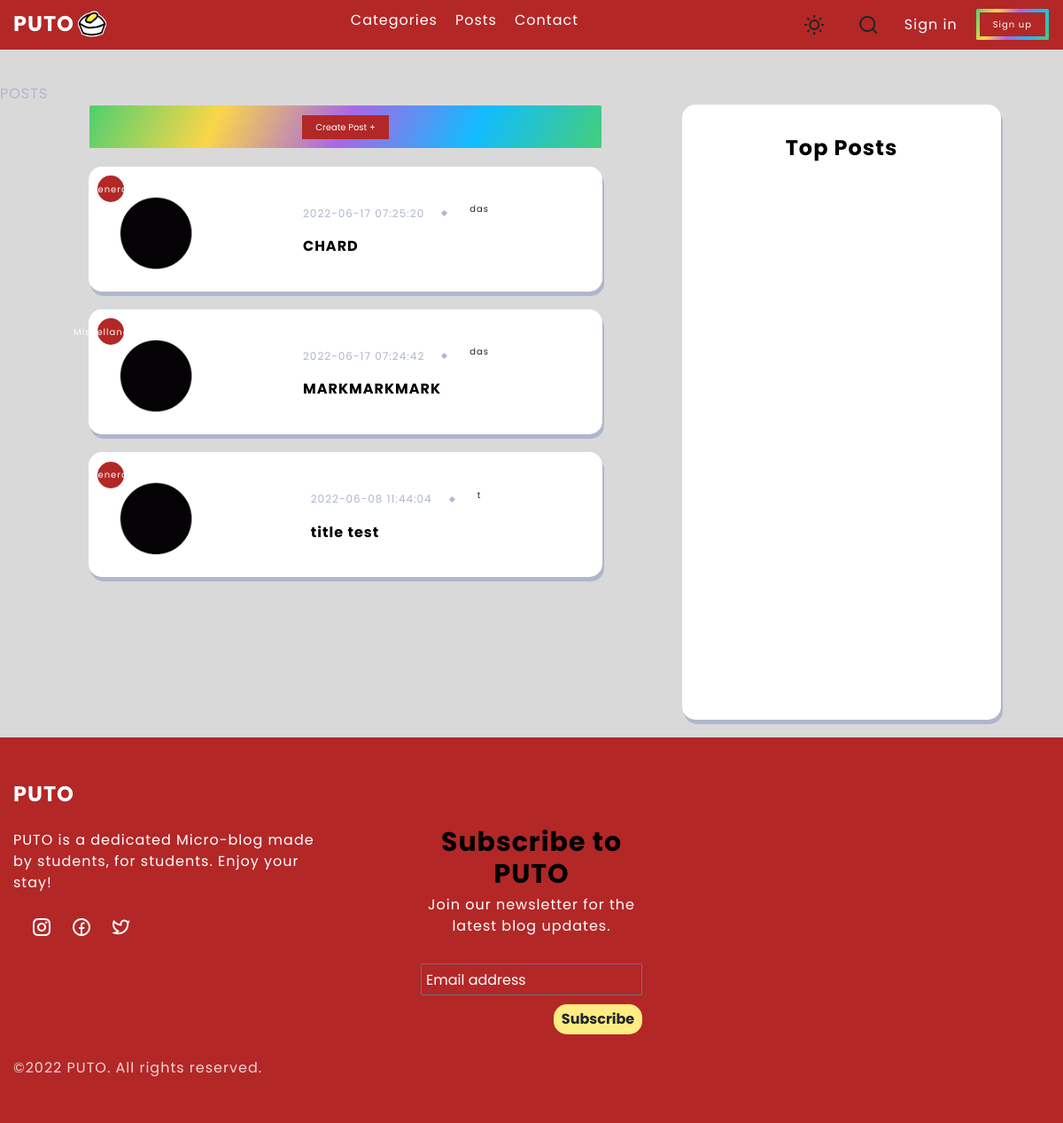
The page / on the database its author committed.
### tables this page shows
CREATE TABLE `posts` (
  `id` int(11) NOT NULL,
  `user_id` int(11) NOT NULL,
  `title` varchar(255) NOT NULL,
  `content` text NOT NULL,
  `created_at` timestamp NOT NULL DEFAULT current_timestamp(),
  `cat_id` int(255) NOT NULL
);

CREATE TABLE `categories` (
  `id` int(255) NOT NULL,
  `name` varchar(255) NOT NULL,
  `date` datetime NOT NULL DEFAULT current_timestamp()
);

CREATE TABLE `user` (
  `id` int(255) NOT NULL,
  `name` varchar(100) NOT NULL,
  `email` varchar(100) NOT NULL,
  `password` varchar(100) NOT NULL,
  `bio` varchar(255) NOT NULL DEFAULT 'Insert your bio here',
  `profile_picture` varchar(255) NOT NULL DEFAULT 'noimage.jpg',
  `code` varchar(6) NOT NULL
);

### application/controllers/Pages.php (called while the page is built, shortened)
<?php
class Pages extends CI_Controller {
	public function dashboard($page ='dashboard'){
        $data['posts'] = $this->posts_model->get_posts();
		$this->load->view('templates/header');
        $this->load->view('pages/'.$page, $data);
        $this->load->view('templates/footer');
	}
}

### index.php (called while the page is built, shortened)
<?php
require_once BASEPATH.'core/CodeIgniter.php';

### application/models/Posts_model.php (called while the page is built, shortened)
<?php
class Posts_model extends CI_Model{
    public function get_posts(){
        $this->db->select('posts.*, user.name, categories.name AS catname');
        $this->db->join('user', 'user.id = posts.user_id');
        $this->db->order_by('created_at', 'DESC');
        $this->db->join('categories', 'categories.id = posts.cat_id');
        $query = $this->db->get('posts');
        return $query->result_array();
    }
}

### application/views/pages/dashboard.php (the view, shortened to what this page needs)
<section class="featured-articles section section-header-offset">
<span>POSTS</span>
    <div class="featured-articles-container container d-grid">
        <div class="featured-content d-grid">
            <?php if(isset($_SESSION['user']['name'])):?>
                <button class="btn sign-up-btn fancy-border screen-sm-hidden " >
                    <a class="justify-content-center"href="<?php echo base_url('posts/create');?>" >
                        <span>Create Post + </span>
                    </a>
                </button>
            <?php else:?>
                <button data-bs-toggle="modal" data-bs-target="#InputModal" class="btn sign-up-btn fancy-border screen-sm-hidden" >
                <span>Create Post + </span>
                </button>
            <?php endif;?>
            <?php foreach ($posts as $post):?>
                <div class="trending-news-box">
                    <div class="trending-news-img-box">
                        <a class="trending-number place-items-center" href="<?php echo base_url('categories/postsbycat/'); ?><?php echo $post['cat_id']; ?>"> <?php echo $post['catname']?>
                        <a class="btn mb-3 px-2" href="<?php echo base_url('profile/viewprofile/'); ?><?php echo $post['user_id']; ?>"> <img src="./assets/images/featured/PROFILEPICPLACEHOLDER.png" alt="" class="article-image"></a>
                    </div>
                    <div class="trending-news-data">
                        <div class="article-data">
                            <span><?php echo $post['created_at'];?></span>
                            <span class="article-data-spacer"></span>
                            <span><a class="btn mb-3 px-2" href="<?php echo base_url('profile/viewprofile/'); ?><?php echo $post['user_id']; ?>"><?php echo $post['name'];?></a></span>
                        </div>
                        <a href="<?php echo base_url('post/'.$post['id']);?>"><h3 class="title article-title"><?php echo $post['title'];?></h3></a>
                    </div>
                </div>
            <?php endforeach;?>
        </div>
        <div class="sidebar d-grid">
            <h3 class="title featured-content-title">Top Posts</h3>
        </div>
    </div>
</section>

### rows shown on the page
posts: cat.name "General", created_at "2022-06-17 07:25:20", user.name "das", title "CHARD"
posts: cat.name "Miscellaneous", created_at "2022-06-17 07:24:42", user.name "das", title "MARKMARKMARK"
posts: cat.name "General", created_at "2022-06-08 11:44:04", user.name "t", title "title test"
